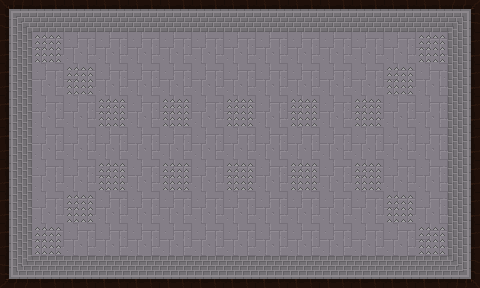

A 2D game scene composited from a Tiled map and its tileset images. What follows is a short description and the map's XML, with every tile layer's data as written:
An orthogonal 15x9 tile map with 32x32 px tiles, 2 tile layers (ground, obstacles) and 12 objects.

<map version="1.5" tiledversion="1.6.0" orientation="orthogonal" renderorder="right-down" width="15" height="9" tilewidth="32" tileheight="32" infinite="0" nextlayerid="10" nextobjectid="65">
 <tileset firstgid="1" source="../room.tsx" />
 <layer id="1" name="ground" width="15" height="9">
  <data encoding="csv">
23,22,22,22,22,22,22,22,22,22,22,22,22,22,2684354583,
1610612758,19,19,19,19,19,19,19,19,19,19,19,19,19,2684354582,
1610612758,19,19,19,19,19,19,19,19,19,19,19,19,19,2684354582,
1610612758,19,19,19,19,19,19,19,19,19,19,19,19,19,2684354582,
1610612758,19,19,19,19,19,19,19,19,19,19,19,19,19,2684354582,
1610612758,19,19,19,19,19,19,19,19,19,19,19,19,19,2684354582,
1610612758,19,19,19,19,19,19,19,19,19,19,19,19,19,2684354582,
1610612758,19,19,19,19,19,19,19,19,19,19,19,19,19,2684354582,
1610612759,3221225494,3221225494,3221225494,3221225494,3221225494,3221225494,3221225494,3221225494,3221225494,3221225494,3221225494,3221225494,3221225494,3221225495
</data>
 </layer>
 <objectgroup id="9" name="fire" />
 <objectgroup id="5" name="doors-UP">
  <object id="36" x="224" y="0" width="32" height="32" />
 </objectgroup>
 <objectgroup id="6" name="doors-RIGHT">
  <object id="37" x="448" y="128" width="32" height="32" />
 </objectgroup>
 <objectgroup id="7" name="doors-LEFT">
  <object id="39" x="0" y="128" width="32" height="32" />
 </objectgroup>
 <objectgroup id="8" name="doors-DOWN">
  <object id="40" x="224" y="256" width="32" height="32" />
 </objectgroup>
 <layer id="3" name="obstacles" width="15" height="9">
  <data encoding="csv">
0,0,0,0,0,0,0,0,0,0,0,0,0,0,0,
0,21,0,0,0,0,0,0,0,0,0,0,0,21,0,
0,0,21,0,0,0,0,0,0,0,0,0,21,0,0,
0,0,0,21,0,21,0,21,0,21,0,21,0,0,0,
0,0,0,0,0,0,0,0,0,0,0,0,0,0,0,
0,0,0,21,0,21,0,21,0,21,0,21,0,0,0,
0,0,21,0,0,0,0,0,0,0,0,0,21,0,0,
0,21,0,0,0,0,0,0,0,0,0,0,0,21,0,
0,0,0,0,0,0,0,0,0,0,0,0,0,0,0
</data>
 </layer>
 <objectgroup id="4" name="border">
  <object id="3" x="0" y="0" width="224" height="32" />
  <object id="4" x="448" y="0" width="32" height="128" />
  <object id="24" x="256" y="0" width="224" height="32" />
  <object id="25" x="448" y="160" width="32" height="128" />
  <object id="26" x="0" y="256" width="224" height="32" />
  <object id="27" x="256" y="256" width="224" height="32" />
  <object id="28" x="0" y="0" width="32" height="128" />
  <object id="29" x="0" y="160" width="32" height="128" />
 </objectgroup>
 <objectgroup id="9" name="fire" />
</map>
